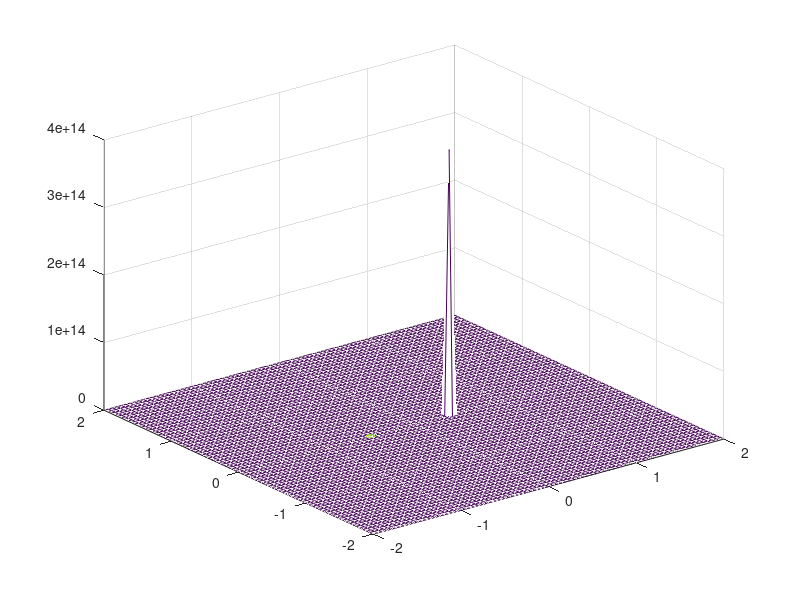

The MATLAB script that drew this image:
% [R,I]=meshgrid(-2:0.05:2,-2:0.05:2);
% Z=R+i*I;
% G=abs((  1-(0.5.*Z.^-1)+(0.25.*Z.^-2)  )./(Z.^2));%primera ft
% figure()
% meshc(R,I,G)


[R,I]=meshgrid(-2:0.05:2,-2:0.05:2);
Z=R+i*I;
G=abs((  (0.5*Z.^2)+(0.1.*Z)  )./(  (Z.^2)+0.1*Z-0.2    ));%segunda ft
figure()
meshc(R,I,G)